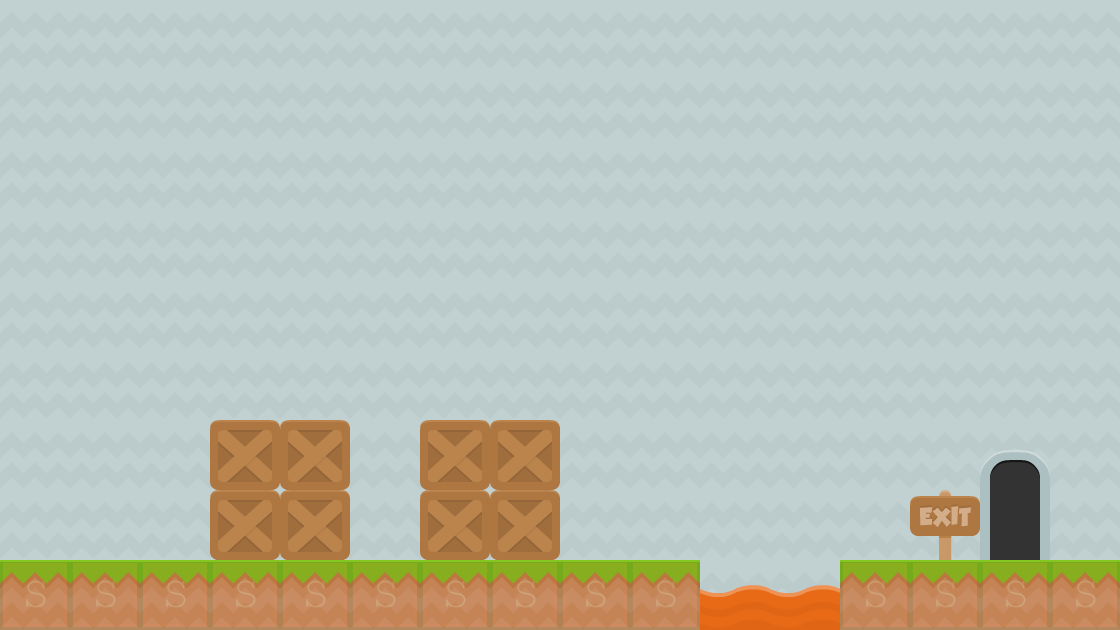

Tiled map render using the project's own tile images. Description and the map definition, with tile-layer contents summarised, below:
An orthogonal 16x9 tile map with 70x70 px tiles, 4 tile layers (background2, Background 3, background1, collision), 2 tilesets and 1 object (levelTrigger).

<map version="1.0" orientation="orthogonal" renderorder="right-down" width="16" height="9" tilewidth="70" tileheight="70" backgroundcolor="#930000">
 <tileset firstgid="1" name="background-tiles" tilewidth="70" tileheight="70">
  <image source="../img/background-tiles.png" width="910" height="910" />
 </tileset>
 <tileset firstgid="170" name="meta-tiles" tilewidth="70" tileheight="70">
  <image source="../img/meta-tiles.png" width="350" height="70" />
  <tile id="0">
   <properties>
    <property name="type" value="solid" />
   </properties>
  </tile>
  <tile id="4">
   <properties>
    <property name="type" value="solid" />
   </properties>
  </tile>
 </tileset>
 <layer name="background2" width="16" height="9">
  <data>[144 cells, 144 non-empty, 1 distinct tile ids]</data>
 </layer>
 <layer name="Background 3" width="16" height="9">
  <data>[144 cells, 4 non-empty, 1 distinct tile ids]</data>
 </layer>
 <layer name="background1" width="16" height="9">
  <data>[144 cells, 23 non-empty, 6 distinct tile ids]</data>
 </layer>
 <layer name="collision" width="16" height="9" opacity="0.1">
  <data>[144 cells, 14 non-empty, 1 distinct tile ids]</data>
 </layer>
 <objectgroup name="trigger-entities">
  <properties>
   <property name="level" value="VincentLevel2" />
   <property name="xSpawn" value="0" />
   <property name="ySpawn" value="0" />
  </properties>
  <object name="levelTrigger" x="981.333" y="434.667" width="68" height="124">
   <properties>
    <property name="level" value="VincentLevel2" />
   </properties>
  </object>
 </objectgroup>
</map>
